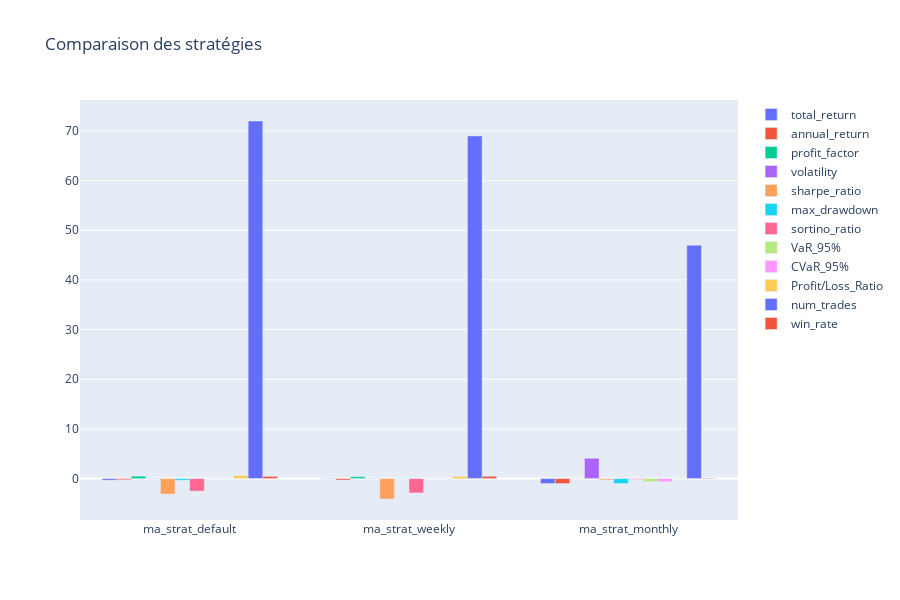

Notebook code for this chart:
### Code cell
# Histogramme de comparaison des différentes stratégies
manager.compare_strategies(backend=backend)

### Figure 1 — Plotly figure (JSON) as saved in the notebook; plotly's stock layout.template omitted (floating-point values rounded to 4 significant figures)
{"data": [{"name": "total_return", "type": "bar", "x": ["ma_strat_default", "ma_strat_weekly", "ma_strat_monthly"], "y": [-0.3193, -0.06936, -0.9939]}, {"name": "annual_return", "type": "bar", "x": ["ma_strat_default", "ma_strat_weekly", "ma_strat_monthly"], "y": [-0.2338, -0.2895, -1]}, {"name": "profit_factor", "type": "bar", "x": ["ma_strat_default", "ma_strat_weekly", "ma_strat_monthly"], "y": [0.4892, 0.383, 0.000162]}, {"name": "volatility", "type": "bar", "x": ["ma_strat_default", "ma_strat_weekly", "ma_strat_monthly"], "y": [0.07453, 0.07044, 4.092]}, {"name": "sharpe_ratio", "type": "bar", "x": ["ma_strat_default", "ma_strat_weekly", "ma_strat_monthly"], "y": [-3.136, -4.11, -0.2444]}, {"name": "max_drawdown", "type": "bar", "x": ["ma_strat_default", "ma_strat_weekly", "ma_strat_monthly"], "y": [-0.328, -0.07318, -0.9939]}, {"name": "sortino_ratio", "type": "bar", "x": ["ma_strat_default", "ma_strat_weekly", "ma_strat_monthly"], "y": [-2.522, -2.891, -0.1401]}, {"name": "VaR_95%", "type": "bar", "x": ["ma_strat_default", "ma_strat_weekly", "ma_strat_monthly"], "y": [-0.009137, -0.01015, -0.6143]}, {"name": "CVaR_95%", "type": "bar", "x": ["ma_strat_default", "ma_strat_weekly", "ma_strat_monthly"], "y": [-0.01288, -0.01229, -0.6179]}, {"name": "Profit/Loss_Ratio", "type": "bar", "x": ["ma_strat_default", "ma_strat_weekly", "ma_strat_monthly"], "y": [0.6194, 0.4377, 0.001458]}, {"name": "num_trades", "type": "bar", "x": ["ma_strat_default", "ma_strat_weekly", "ma_strat_monthly"], "y": [72, 69, 47]}, {"name": "win_rate", "type": "bar", "x": ["ma_strat_default", "ma_strat_weekly", "ma_strat_monthly"], "y": [0.4413, 0.4667, 0.1]}], "layout": {"barmode": "group", "height": 600, "title": {"text": "Comparaison des stratégies"}}}
